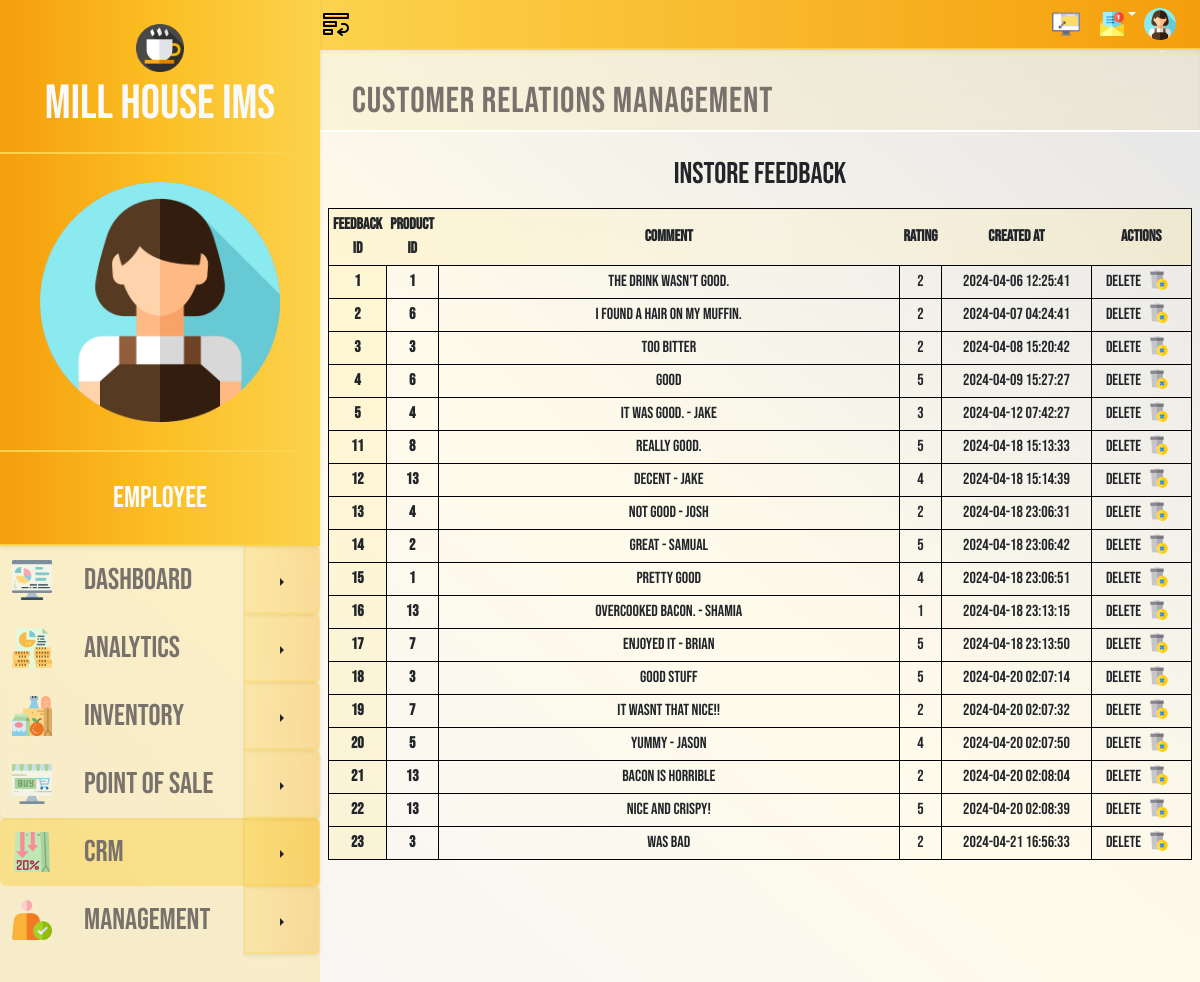
Page /CRM-instorefdbk.php (signed in) on the committed database.
### tables this page shows
CREATE TABLE `instore_feedback` (
  `feedback_instore_id` int(255) NOT NULL,
  `product_id` varchar(30) DEFAULT NULL,
  `instore_comment` varchar(300) NOT NULL,
  `instore_rating` int(11) DEFAULT NULL,
  `created_at` timestamp NOT NULL DEFAULT current_timestamp(),
  `notification_read` tinyint(1) NOT NULL DEFAULT 0
);

### functions/CRM/instore_feedback.php (the view)
<?php
include('functions/index/connection2data.php');
$stmt = $connection->prepare("SELECT feedback_instore_id, product_id, instore_comment, instore_rating, created_at FROM instore_feedback");
$stmt->execute();
$instoreFeedbackEntries = $stmt->fetchAll(PDO::FETCH_ASSOC);
?>
<!DOCTYPE html>
<body>
    <h2 class="text-3xl py-3">Instore Feedback</h2>
    <table class="w-full">
        <thead>
            <tr class="bg-gradient-to-r from-amber-200/25 via-amber-100/25 to-amber-200/25 border border-black font-bold ">
                <th class="text-center p-1">Feedback ID</th>
                <th class="text-center p-1">Product ID</th>
                <th class="text-center p-1">Comment</th>
                <th class="text-center p-1">Rating</th>
                <th class="text-center p-1">Created at</th>
                <th class="text-center p-1">Actions</th>
            </tr>
        </thead>
        <tbody>
            <?php foreach ($instoreFeedbackEntries as $feedback): ?>
            <tr class="border border-black">
                <td class="text-center w-4 bg-amber-200/25 border border-black p-1 font-bold"><?php echo htmlspecialchars($feedback['feedback_instore_id']); ?></td>
                <td class="text-center w-4 border border-black font-bold"><?php echo htmlspecialchars($feedback['product_id']); ?></td>
                <td class="text-center border border-black p-1"><?php echo htmlspecialchars($feedback['instore_comment']); ?></td>
                <td class="text-center border border-black w-4 p-1"><?php echo htmlspecialchars($feedback['instore_rating']); ?></td>
                <td class="text-center border border-black w-[150px] p-1"><?php echo htmlspecialchars($feedback['created_at']); ?></td>
                <td class="text-center border border-black p-1 w-[100px]">
                    <a class="flex justify-center transition ease-in duration-200 transform hover:-translate-y-1 active:translate-y-0" href="./functions/CRM/delete_instore_feedback.php?feedback_instore_id=<?php echo $feedback['feedback_instore_id']; ?>" onclick="return confirm('Are you sure you want to delete this feedback?');">Delete<img class="h-5 w-5 mx-2"  src="./UI/delete.png"></a>
                </td>
            </tr>
            <?php endforeach; ?>
        </tbody>
    </table>
</body>
</html>

### rows in the picture
instore_feedback: feedback_instore_id "1", product "1", instore_comment "The drink wasn't good.", instore_rating "2", created_at "2024-04-06 12:25:41"
instore_feedback: feedback_instore_id "2", product "6", instore_comment "I found a hair on my muffin.", instore_rating "2", created_at "2024-04-07 04:24:41"
instore_feedback: feedback_instore_id "3", product "3", instore_comment "too bitter", instore_rating "2", created_at "2024-04-08 15:20:42"
instore_feedback: feedback_instore_id "4", product "6", instore_comment "good", instore_rating "5", created_at "2024-04-09 15:27:27"
instore_feedback: feedback_instore_id "5", product "4", instore_comment "It was good. - jake", instore_rating "3", created_at "2024-04-12 07:42:27"
instore_feedback: feedback_instore_id "11", product "8", instore_comment "Really good.", instore_rating "5", created_at "2024-04-18 15:13:33"
instore_feedback: feedback_instore_id "12", product "13", instore_comment "Decent - Jake", instore_rating "4", created_at "2024-04-18 15:14:39"
instore_feedback: feedback_instore_id "13", product "4", instore_comment "Not good - josh", instore_rating "2", created_at "2024-04-18 23:06:31"
instore_feedback: feedback_instore_id "14", product "2", instore_comment "great - samual", instore_rating "5", created_at "2024-04-18 23:06:42"
instore_feedback: feedback_instore_id "15", product "1", instore_comment "pretty good", instore_rating "4", created_at "2024-04-18 23:06:51"
instore_feedback: feedback_instore_id "16", product "13", instore_comment "overcooked bacon. - shamia", instore_rating "1", created_at "2024-04-18 23:13:15"
instore_feedback: feedback_instore_id "17", product "7", instore_comment "Enjoyed it - Brian", instore_rating "5", created_at "2024-04-18 23:13:50"
instore_feedback: feedback_instore_id "18", product "3", instore_comment "good stuff", instore_rating "5", created_at "2024-04-20 02:07:14"
instore_feedback: feedback_instore_id "19", product "7", instore_comment "it wasnt that nice!!", instore_rating "2", created_at "2024-04-20 02:07:32"
instore_feedback: feedback_instore_id "20", product "5", instore_comment "Yummy - Jason", instore_rating "4", created_at "2024-04-20 02:07:50"
instore_feedback: feedback_instore_id "21", product "13", instore_comment "Bacon is horrible", instore_rating "2", created_at "2024-04-20 02:08:04"
instore_feedback: feedback_instore_id "22", product "13", instore_comment "Nice and crispy!", instore_rating "5", created_at "2024-04-20 02:08:39"
instore_feedback: feedback_instore_id "23", product "3", instore_comment "was bad", instore_rating "2", created_at "2024-04-21 16:56:33"
